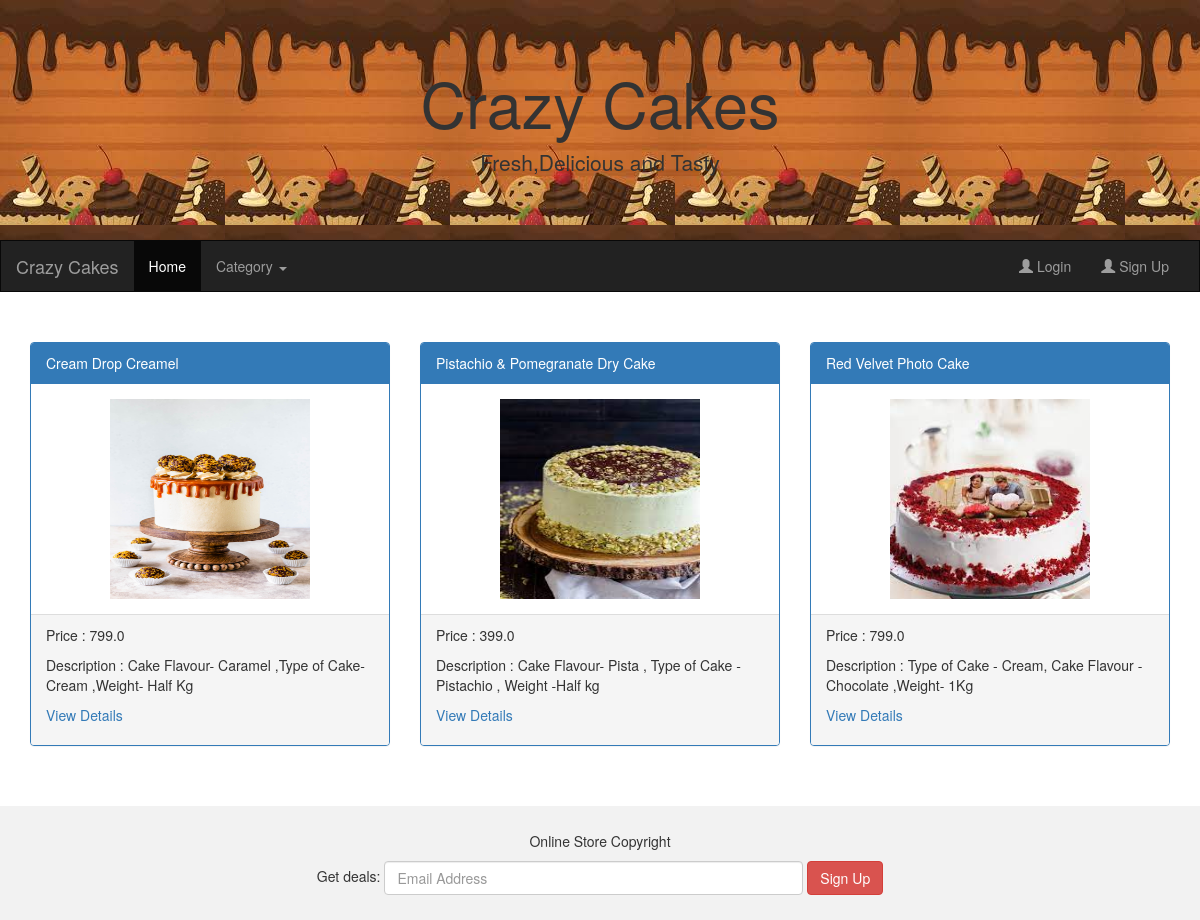
Screenshot of /ShowCakes/2 with the database file from the repository.
### AdminApp/models.py (models this page shows)
class Cake(models.Model):
    cake_name =models.CharField(max_length=50)
    price = models.FloatField(default=350)
    description = models.CharField(max_length=100)
    imageurl = models.ImageField(upload_to ='Images',default='abc.jpg')
    category = models.ForeignKey(Category,on_delete=models.CASCADE)
    class Meta:
        db_table = 'Cake'

### UserApp/views.py (the view)
# urls.py: path('ShowCakes/<cid>',views.ShowCakes),
def ShowCakes(request,cid):
    cats = Category.objects.all()
    cat = Category.objects.get(id=cid)
    cakes = Cake.objects.filter(category=cat)
    return render(request,"master.html",{"cats":cats,"cakes":cakes})

### UserApp/templates/master.html (shortened to what this page needs)
{%load static%}
<!DOCTYPE html>
<html lang="en">
<head>
  <link rel="stylesheet" href="https://maxcdn.bootstrapcdn.com/bootstrap/3.4.1/css/bootstrap.min.css">
</head>
<body>
<div class="jumbotron">
  <div class="container text-center">
    <h1>Crazy Cakes</h1>
    <p>Fresh,Delicious and Tasty</p>
  </div>
</div>
<nav class="navbar navbar-inverse">
  <div class="container-fluid">
    <div class="navbar-header">
      {%if "uname" in request.session%}
      <a class="navbar-brand" href="#">Welcome {{request.session.uname}}</a>
      {%else%}
      <a class="navbar-brand" href="#">Crazy Cakes</a>
      {%endif%}
    </div>
    <div class="collapse navbar-collapse" id="myNavbar">
      <ul class="nav navbar-nav">
        <li class="active"><a href="/">Home</a></li>
        <li class="dropdown">
            <a class="dropdown-toggle" data-toggle="dropdown" href="#">Category
            <span class="caret"></span></a>
          </li>
      </ul>
      <ul class="nav navbar-nav navbar-right">
        {%if "uname" in request.session%}
        <li><a href="/Logout"><span class="glyphicon glyphicon-user"></span> Logout </a></li>
        <li><a href="/ShowAllCartItems"><span class="glyphicon glyphicon-shopping-cart"></span> Cart</a></li>
        {%else%}
        <li><a href="/Login"><span class="glyphicon glyphicon-user"></span> Login </a></li>
        <li><a href="/SignUp"><span class="glyphicon glyphicon-user"></span> Sign Up </a></li>
        {%endif%}
      </ul>
    </div>
  </div>
</nav>
{%block content%}
<div class="container">
  <div class="row">
    {%for cake in cakes%}
    <div class="col-sm-4">
      <div class="panel panel-primary">
        <div class="panel-heading">{{cake.cake_name}}</div>
        <div class="panel-body"><center><img src="{{cake.imageurl.url}}" class="img-responsive" style="width:200px;height:200px" alt="Image"></center></div>
        <div class="panel-footer">
          <p>Price : {{cake.price}}</p>
          <p>Description : {{cake.description}}</p>
          <p><a href="/ViewDetails/{{cake.id}}">View Details</a></p>
        </div>
      </div>
    </div>
    {%endfor%}
  </div>
</div><br><br>
{%endblock%}
<footer class="container-fluid text-center">
  <p>Online Store Copyright</p>
  <form class="form-inline">Get deals:
    <input type="email" class="form-control" size="50" placeholder="Email Address">
    <button type="button" class="btn btn-danger">Sign Up</button>
  </form>
</footer>
</body>
</html>

### rows the page displays
Cake: cake_name "Cream Drop Creamel", imageurl (picture), price "799.0", description "Cake Flavour- Caramel ,Type of Cake- Cream ,Weight- Half Kg"
Cake: cake_name "Pistachio & Pomegranate Dry Cake", imageurl (picture), price "399.0", description "Cake Flavour- Pista , Type of Cake - Pistachio , Weight -Half kg"
Cake: cake_name "Red Velvet Photo Cake", imageurl (picture), price "799.0", description "Type of Cake - Cream, Cake Flavour - Chocolate ,Weight- 1Kg"
